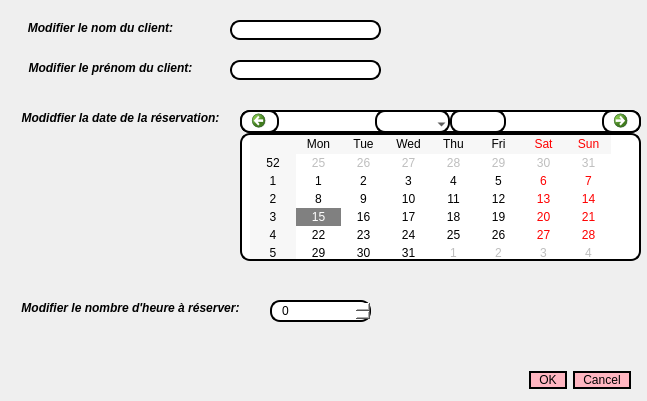
<?xml version="1.0" encoding="UTF-8"?>
<ui version="4.0">
 <class>Dialogres1</class>
 <widget class="QDialog" name="Dialogres1">
  <property name="geometry">
   <rect>
    <x>0</x>
    <y>0</y>
    <width>647</width>
    <height>401</height>
   </rect>
  </property>
  <property name="windowTitle">
   <string>Dialog</string>
  </property>
  <property name="styleSheet">
   <string notr="true">background-image: url(:/new/prefix1/C:/Users/Asma Srairi/Pictures/interface/simple45 (2).jpg);</string>
  </property>
  <widget class="QLabel" name="label_2">
   <property name="geometry">
    <rect>
     <x>10</x>
     <y>20</y>
     <width>181</width>
     <height>16</height>
    </rect>
   </property>
   <property name="text">
    <string>&lt;html&gt;&lt;head/&gt;&lt;body&gt;&lt;p align=&quot;center&quot;&gt;&lt;span style=&quot; font-size:9pt; font-weight:600; font-style:italic;&quot;&gt;Modifier le nom du client:&lt;/span&gt;&lt;/p&gt;&lt;/body&gt;&lt;/html&gt;</string>
   </property>
  </widget>
  <widget class="QLabel" name="label_9">
   <property name="geometry">
    <rect>
     <x>10</x>
     <y>60</y>
     <width>201</width>
     <height>16</height>
    </rect>
   </property>
   <property name="text">
    <string>&lt;html&gt;&lt;head/&gt;&lt;body&gt;&lt;p align=&quot;center&quot;&gt;&lt;span style=&quot; font-size:9pt; font-weight:600; font-style:italic;&quot;&gt;Modifier le prénom du client:&lt;/span&gt;&lt;/p&gt;&lt;/body&gt;&lt;/html&gt;</string>
   </property>
  </widget>
  <widget class="QLabel" name="label_10">
   <property name="geometry">
    <rect>
     <x>-10</x>
     <y>110</y>
     <width>261</width>
     <height>16</height>
    </rect>
   </property>
   <property name="text">
    <string>&lt;html&gt;&lt;head/&gt;&lt;body&gt;&lt;p align=&quot;center&quot;&gt;&lt;span style=&quot; font-size:9pt; font-weight:600; font-style:italic;&quot;&gt;Modidfier la date de la réservation:&lt;/span&gt;&lt;/p&gt;&lt;/body&gt;&lt;/html&gt;</string>
   </property>
  </widget>
  <widget class="QCalendarWidget" name="calendarWidget">
   <property name="geometry">
    <rect>
     <x>240</x>
     <y>110</y>
     <width>401</width>
     <height>151</height>
    </rect>
   </property>
   <property name="styleSheet">
    <string notr="true">border: 2px solid black;
border-radius: 10px;
padding: 0 8px;
background: white;
selection-background-color: gray</string>
   </property>
  </widget>
  <widget class="QLabel" name="label_11">
   <property name="geometry">
    <rect>
     <x>-10</x>
     <y>300</y>
     <width>281</width>
     <height>16</height>
    </rect>
   </property>
   <property name="text">
    <string>&lt;html&gt;&lt;head/&gt;&lt;body&gt;&lt;p align=&quot;center&quot;&gt;&lt;span style=&quot; font-size:9pt; font-weight:600; font-style:italic;&quot;&gt;Modifier le nombre d'heure à réserver:&lt;/span&gt;&lt;/p&gt;&lt;/body&gt;&lt;/html&gt;</string>
   </property>
  </widget>
  <widget class="QSpinBox" name="spinBox">
   <property name="geometry">
    <rect>
     <x>270</x>
     <y>300</y>
     <width>101</width>
     <height>22</height>
    </rect>
   </property>
   <property name="styleSheet">
    <string notr="true">border: 2px solid black;
border-radius: 10px;
padding: 0 8px;
background: white;
selection-background-color: gray</string>
   </property>
  </widget>
  <widget class="QDialogButtonBox" name="buttonBox_4">
   <property name="geometry">
    <rect>
     <x>490</x>
     <y>370</y>
     <width>141</width>
     <height>21</height>
    </rect>
   </property>
   <property name="styleSheet">
    <string notr="true">border: 2px solid black;
border-radius: 10px;
padding: 0 8px;
background:#FFB6C1	;
font: bold, &quot;Comic Sans MS&quot;;</string>
   </property>
   <property name="standardButtons">
    <set>QDialogButtonBox::Cancel|QDialogButtonBox::Ok</set>
   </property>
  </widget>
  <widget class="QLineEdit" name="lineEdit_4">
   <property name="geometry">
    <rect>
     <x>230</x>
     <y>20</y>
     <width>151</width>
     <height>20</height>
    </rect>
   </property>
   <property name="styleSheet">
    <string notr="true">border: 2px solid black;
border-radius: 10px;
padding: 0 8px;
background: white;
selection-background-color: gray;</string>
   </property>
  </widget>
  <widget class="QLineEdit" name="lineEdit_5">
   <property name="geometry">
    <rect>
     <x>230</x>
     <y>60</y>
     <width>151</width>
     <height>20</height>
    </rect>
   </property>
   <property name="styleSheet">
    <string notr="true">border: 2px solid black;
border-radius: 10px;
padding: 0 8px;
background: white;
selection-background-color: gray;</string>
   </property>
  </widget>
 </widget>
 <resources/>
 <connections/>
</ui>
